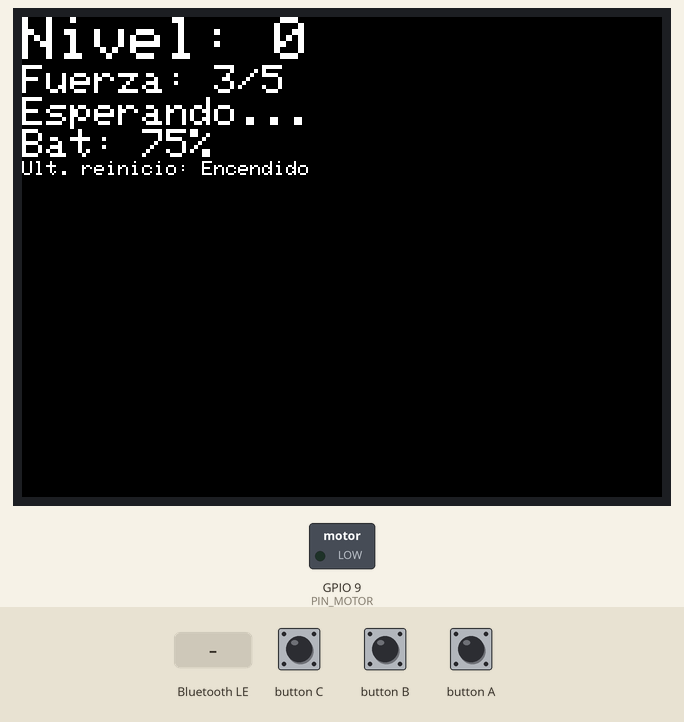
Simulated run of this sketch. Board: ESP32-S3. On the bench: 320×240 colour display, switched loads named in the sketch (green lamp = pin HIGH). Inputs (shaded band) come from the test bench. Nothing arrives over Bluetooth unless stated; a phone connects over Bluetooth LE 3 s after start.

Above: at 0.5 s.
At 23.58 s:
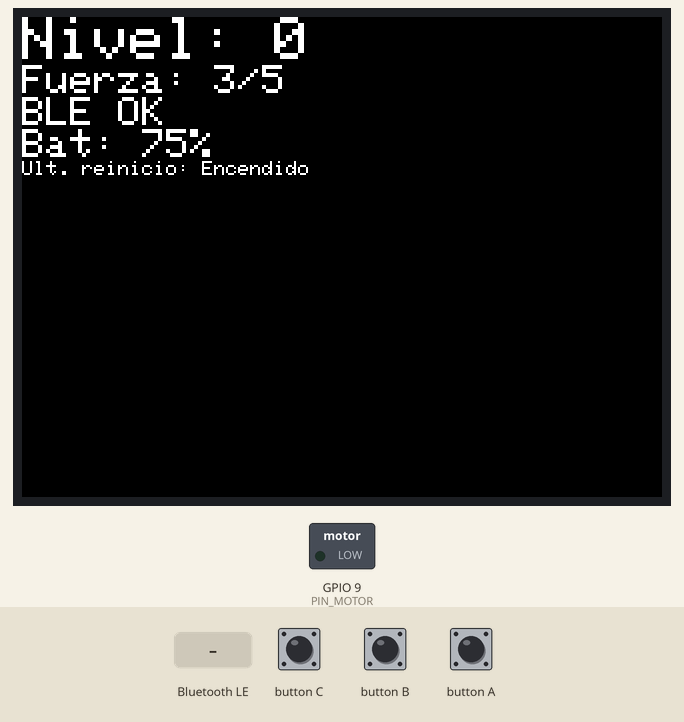
23.6 s: Bluetooth LE write "200" received
At 24.83 s:
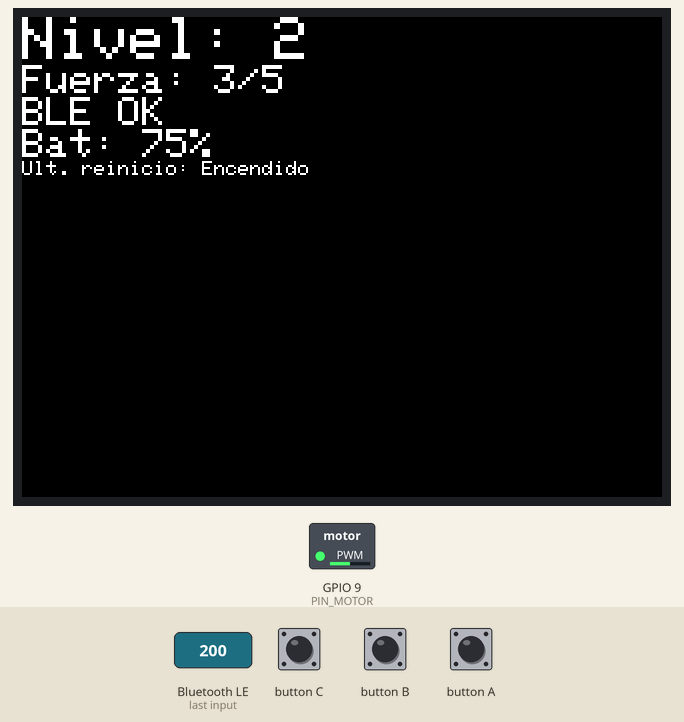
At 25.69 s:
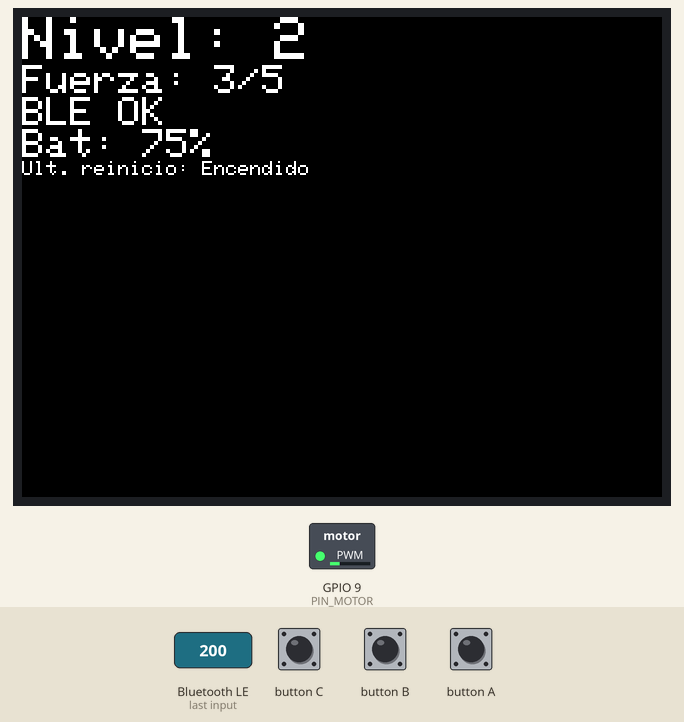
Timing chart, 0 to 27.4 s (numbered marks = the images above; inputs shaded):
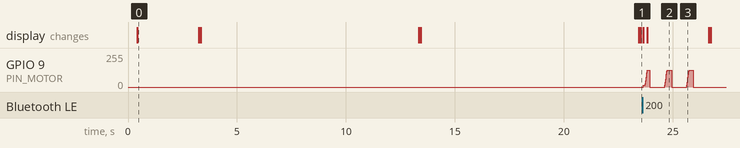

Measured:
- after the input at 23.6 s, GPIO 9 (PIN_MOTOR): ramps from 0/255 to 127/255 and jumps back, once every 1.0 s; the display: first changes at once (image 2 shows a later state)
- what the display in image 0 shows lasts 2.8 s, from 0.4 s to 3.2 s

The sketch:

pulsera_sticks3_final.ino
```cpp
/*
 * PULSERA DE ALERTA DE SOMNOLENCIA - M5Stack StickS3 (K150)
 * ---------------------------------------------------------------
 * El puerto Grove del StickS3 usa los pines G9 y G10 (NO G1/G2,
 * que son del Hat2-Bus). El motor U059 va en G9.
 *
 * Mensaje BLE (escritura con respuesta), dos digitos ASCII:
 *   1er caracter: nivel 0-3 (0 = sin vibracion; 1, 2, 3 = alerta)
 *   2do caracter: fuerza 1-5 elegida por el usuario (opcional)
 *   Ejemplo: "23" = nivel 2 con fuerza 3. "2" sigue valiendo (fuerza 3).
 *   Un primer caracter que no sea 0-3 se ignora.
 *
 * RF-08 / HU-03: cada nivel tiene un patron distinto que se intensifica.
 * RF-09 / HU-04: sin mensajes durante 3 s, el motor se detiene.
 *
 * PROBLEMA CON BATERIA (sin powerbank): en nivel 3 la pulsera se
 * desconectaba y volvia a conectarse. Lo mas probable es que el
 * motor pida mucha corriente de golpe, el voltaje caiga y el ESP32
 * se reinicie ("brownout"). Para evitarlo:
 *   - Arranque suave: la potencia sube de a poco (RAMPA_PASO cada 10 ms).
 *   - Nivel 3 con mas pausa y menos potencia maxima que antes.
 *   - La fuerza elegida por el usuario escala todos los niveles.
 *   - Pantalla con menos brillo.
 * La pantalla muestra la causa del ultimo reinicio: si dice
 * "VOLTAJE BAJO", el problema es la alimentacion.
 */

#include <M5Unified.h>
#include <BLEDevice.h>
#include <BLEServer.h>
#include <BLEUtils.h>
#include <BLE2902.h>
#include <esp_system.h>

#define PIN_MOTOR 9
#define FREQ_PWM  5000
#define RES_PWM   8

#define SERVICE_UUID        "12345678-1234-1234-1234-1234567890ab"
#define CHARACTERISTIC_UUID "abcd1234-5678-90ab-cdef-1234567890ab"

// ---------- Ajustes (probar y cambiar con la pulsera real) ----------
const unsigned long TIMEOUT_MS = 3000;   // RF-09
const int  RAMPA_PASO = 12;              // Subida maxima de PWM cada 10 ms (0 -> 180 en ~150 ms)
const int  PWM_MINIMO = 70;              // Debajo de esto el motor podria no girar
const int  BRILLO_PANTALLA = 60;         // 0-255; menos brillo = menos consumo

// Patron por nivel: {ms encendido, ms apagado, intensidad maxima 0-255}
struct Patron { unsigned long encendido; unsigned long apagado; int intensidad; };
const Patron PATRONES[4] = {
  {0,   0,    0},    // 0: sin vibracion
  {200, 1300, 150},  // 1: pulso corto y espaciado
  {300, 700,  170},  // 2: pulsos mas largos y frecuentes
  {350, 450,  185},  // 3: pulsos seguidos (antes 400/300 a 200: se reiniciaba con bateria)
};

// Fuerza 1-5 elegida en la interfaz: porcentaje de la intensidad del patron.
const int PORCENTAJE_FUERZA[6] = {0, 50, 62, 75, 88, 100};

// ---------- Estado ----------
BLEServer* pServer = NULL;
BLECharacteristic* pCaracteristica = NULL;
volatile bool dispositivoConectado = false;
volatile int nivelActual = 0;
volatile int fuerzaActual = 3;
volatile unsigned long ultimoMensaje = 0;

int nivelPatron = -1;
unsigned long inicioPatron = 0;
int pwmActual = 0;
const char* causaReinicio = "";

class ServerCallbacks : public BLEServerCallbacks {
  void onConnect(BLEServer* pServer) {
    dispositivoConectado = true;
    ultimoMensaje = millis();
  }
  void onDisconnect(BLEServer* pServer) {
    dispositivoConectado = false;
    nivelActual = 0;
    BLEDevice::startAdvertising();
  }
};

class CaracteristicaCallbacks : public BLECharacteristicCallbacks {
  void onWrite(BLECharacteristic* pCaracteristica) {
    String valor = pCaracteristica->getValue();
    if (valor.length() == 0) return;
    int nivel = valor[0] - '0';
    if (nivel < 0 || nivel > 3) return;          // Mensaje invalido: se ignora
    nivelActual = nivel;
    if (valor.length() >= 2) {
      int fuerza = valor[1] - '0';
      if (fuerza >= 1 && fuerza <= 5) fuerzaActual = fuerza;
    }
    ultimoMensaje = millis();
  }
};

int intensidadObjetivo(int nivel) {
  if (nivelPatron != nivel) {        // Al cambiar de nivel, el patron empieza
    nivelPatron = nivel;             // encendido: respuesta inmediata (RNF-01)
    inicioPatron = millis();
  }
  const Patron& p = PATRONES[nivel];
  if (p.intensidad == 0) return 0;
  unsigned long t = (millis() - inicioPatron) % (p.encendido + p.apagado);
  if (t >= p.encendido) return 0;
  int pwm = p.intensidad * PORCENTAJE_FUERZA[fuerzaActual] / 100;
  return pwm < PWM_MINIMO ? PWM_MINIMO : pwm;
}

void aplicarVibracion(int nivel) {
  int objetivo = intensidadObjetivo(nivel);
  if (objetivo > pwmActual) {
    pwmActual += RAMPA_PASO;           // Arranque suave: evita el pico de corriente
    if (pwmActual > objetivo) pwmActual = objetivo;
  } else {
    pwmActual = objetivo;              // Apagar o bajar es inmediato
  }
  ledcWrite(PIN_MOTOR, pwmActual);
}

const char* textoCausaReinicio() {
  switch (esp_reset_reason()) {
    case ESP_RST_POWERON:  return "Encendido";
    case ESP_RST_BROWNOUT: return "VOLTAJE BAJO";
    case ESP_RST_SW:       return "Por software";
    case ESP_RST_PANIC:    return "Error";
    case ESP_RST_INT_WDT:
    case ESP_RST_TASK_WDT:
    case ESP_RST_WDT:      return "Bloqueo (WDT)";
    default:               return "Otro";
  }
}

void mostrarPantalla(int nivel) {
  M5.Display.setCursor(0, 0);
  M5.Display.fillScreen(BLACK);
  M5.Display.setTextSize(3);
  M5.Display.printf("Nivel: %d\n", nivel);
  M5.Display.setTextSize(2);
  M5.Display.printf("Fuerza: %d/5\n", fuerzaActual);
  M5.Display.println(dispositivoConectado ? "BLE OK" : "Esperando...");
  int bateria = M5.Power.getBatteryLevel();
  if (bateria >= 0) M5.Display.printf("Bat: %d%%\n", bateria);
  M5.Display.setTextSize(1);
  M5.Display.printf("Ult. reinicio: %s\n", causaReinicio);
}

void setup() {
  auto cfg = M5.config();
  M5.begin(cfg);
  causaReinicio = textoCausaReinicio();
  M5.Display.setRotation(1);
  M5.Display.setBrightness(BRILLO_PANTALLA);
  M5.Display.fillScreen(BLACK);

  // Activa el 5V del Grove (confirmado correcto por la doc oficial)
  M5.Power.setExtOutput(true);

  ledcAttach(PIN_MOTOR, FREQ_PWM, RES_PWM);
  ledcWrite(PIN_MOTOR, 0);

  BLEDevice::init("PulseraSomnolencia");
  pServer = BLEDevice::createServer();
  pServer->setCallbacks(new ServerCallbacks());
  BLEService* pServicio = pServer->createService(SERVICE_UUID);
  pCaracteristica = pServicio->createCharacteristic(
      CHARACTERISTIC_UUID, BLECharacteristic::PROPERTY_WRITE);
  pCaracteristica->setCallbacks(new CaracteristicaCallbacks());
  pServicio->start();
  BLEAdvertising* pAdvertising = BLEDevice::getAdvertising();
  pAdvertising->addServiceUUID(SERVICE_UUID);
  pAdvertising->start();

  mostrarPantalla(0);
}

void loop() {
  M5.update();

  if (!dispositivoConectado || millis() - ultimoMensaje > TIMEOUT_MS) {
    nivelActual = 0;                   // RF-09 y desconexion: motor apagado
  }
  aplicarVibracion(nivelActual);

  // La pantalla se redibuja al cambiar algo y cada 10 s (bateria).
  static int ultimoNivel = -1, ultimaFuerza = -1;
  static bool ultimaConexion = false;
  static unsigned long ultimoDibujo = 0;
  if (nivelActual != ultimoNivel || fuerzaActual != ultimaFuerza ||
      dispositivoConectado != ultimaConexion || millis() - ultimoDibujo > 10000) {
    mostrarPantalla(nivelActual);
    ultimoNivel = nivelActual;
    ultimaFuerza = fuerzaActual;
    ultimaConexion = dispositivoConectado;
    ultimoDibujo = millis();
  }
  delay(10);
}
```
